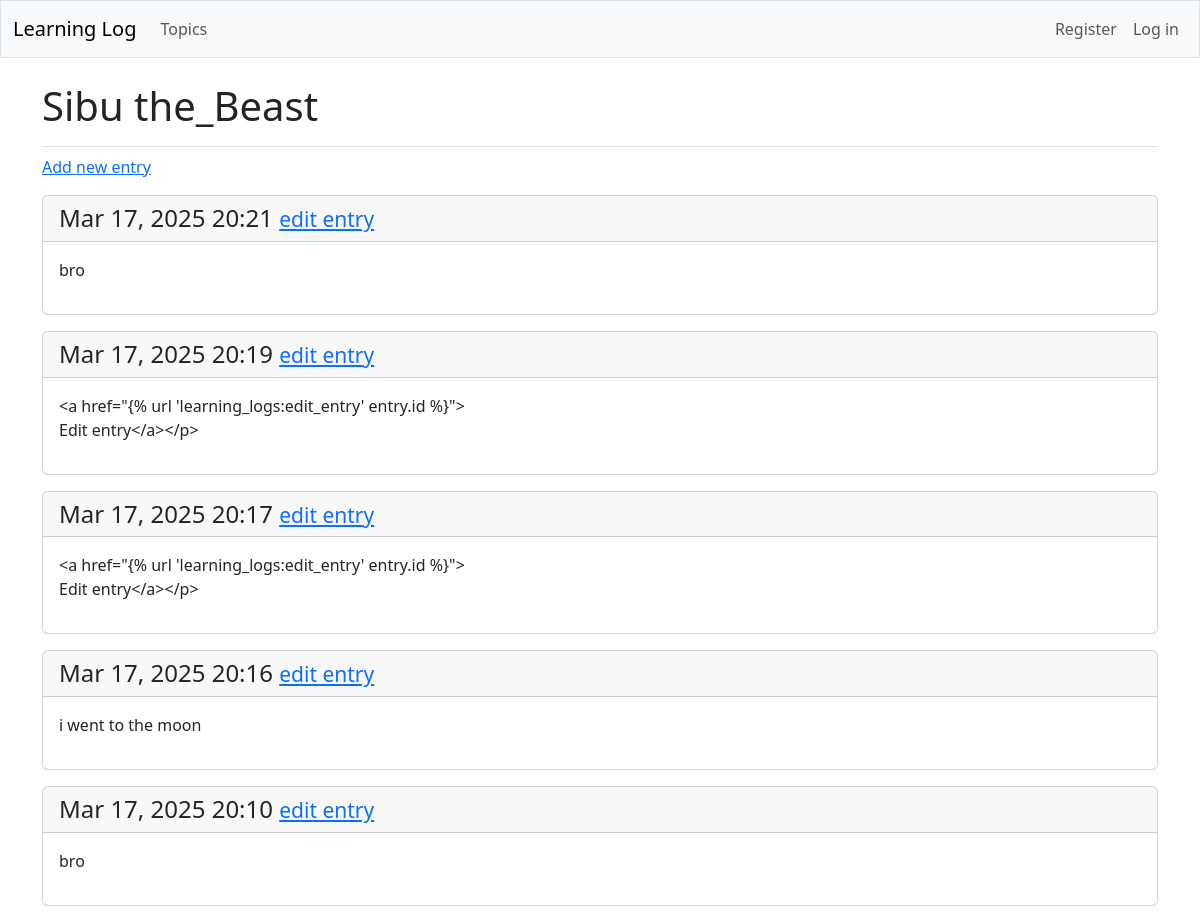
The app's page /topics/3/ with its own data.
### learning_logs/models.py (models this page shows, shortened)
class Topic(models.Model):
    text = models.CharField(max_length=200)
    date_added = models.DateTimeField(auto_now_add=True)

class Entry(models.Model):
    topic = models.ForeignKey(Topic, on_delete=models.CASCADE)
    text = models.TextField()
    date_added = models.DateTimeField(auto_now_add=True)
    class Meta:
        verbose_name_plural = 'entries'

### learning_logs/views.py (the view)
# urls.py: path('topics/<int:topic_id>/', views.topic, name='topic'),
def topic(request, topic_id):
    topic = Topic.objects.get(id=topic_id)
    entries = topic.entry_set.order_by('-date_added')
    context = {'topic': topic, 'entries': entries}
    return render(request, 'learning_logs/topic.html', context)

### learning_logs/templates/learning_logs/topic.html
{% extends 'learning_logs/base.html' %}
{% block page_header %}
  <h1>{{ topic.text }}</h1>
{% endblock page_header %}
{% block content %}
  <p>
    <a href="{% url 'learning_logs:new_entry' topic.id %}">Add new entry</a>
  </p>
  {% for entry in entries %}
    <div class="card mb-3">
      <h4 class="card-header">
        {{ entry.date_added|date:'M d, Y H:i' }}
        <small><a href="{% url 'learning_logs:edit_entry' entry.id %}">
          edit entry</a></small>
      </h4>
      <div class="card-body">{{ entry.text|linebreaks }}</div>
    </div>
  {% empty %}
    <p>There are no entries for this topic yet.</p>
  {% endfor %}
{% endblock content %}

### learning_logs/templates/learning_logs/base.html (shortened to what this page needs)
<!doctype html>
<html lang="en">
<head>
  {% load django_bootstrap5 %}
  {% bootstrap_css %}
</head>
<body>
  <nav class="navbar navbar-expand-md navbar-light bg-light mb-4 border">
    <div class="container-fluid">
      <a class="navbar-brand" href="{% url 'learning_logs:index' %}">
          Learning Log</a>
      <div class="collapse navbar-collapse" id="navbarCollapse">
        <ul class="navbar-nav me-auto mb-2 mb-md-0">
          <li class="nav-item">
            <a class="nav-link" href="{% url 'learning_logs:topics' %}">
              Topics</a></li>
        </ul>
        <ul class="navbar-nav ms-auto mb-2 mb-md-0">
          {% if user.is_authenticated %}
            <li class="nav-item">
              <span class="navbar-text me-2">Hello, {{ user.username }}.
                </span></li>
          {% else %}
            <li class="nav-item">
              <a class="nav-link" href="{% url 'accounts:register' %}">
                  Register</a></li>
            <li class="nav-item">
              <a class="nav-link" href="{% url 'accounts:login' %}">
                  Log in</a></li>
          {% endif %}
        </ul>
      </div>
    </div>
  </nav>
  <main class="container">
    <div class="pb-2 mb-2 border-bottom">
      {% block page_header %}{% endblock page_header %}
    </div>
    <div>
      {% block content %}{% endblock content %}
    </div>
  </main>
</body>
</html>

### records on screen
Topic: text "Sibu the_Beast"
Entry: date_added "Mar 17, 2025 20:21", text "bro"
Entry: date_added "Mar 17, 2025 20:19", text "<a href=\"{% url 'learning_logs:edit_entry' entry.id %}\"> Edit entry</a></p>"
Entry: date_added "Mar 17, 2025 20:17", text "<a href=\"{% url 'learning_logs:edit_entry' entry.id %}\"> Edit entry</a></p>"
Entry: date_added "Mar 17, 2025 20:16", text "i went to the moon"
Entry: date_added "Mar 17, 2025 20:10", text "bro"
